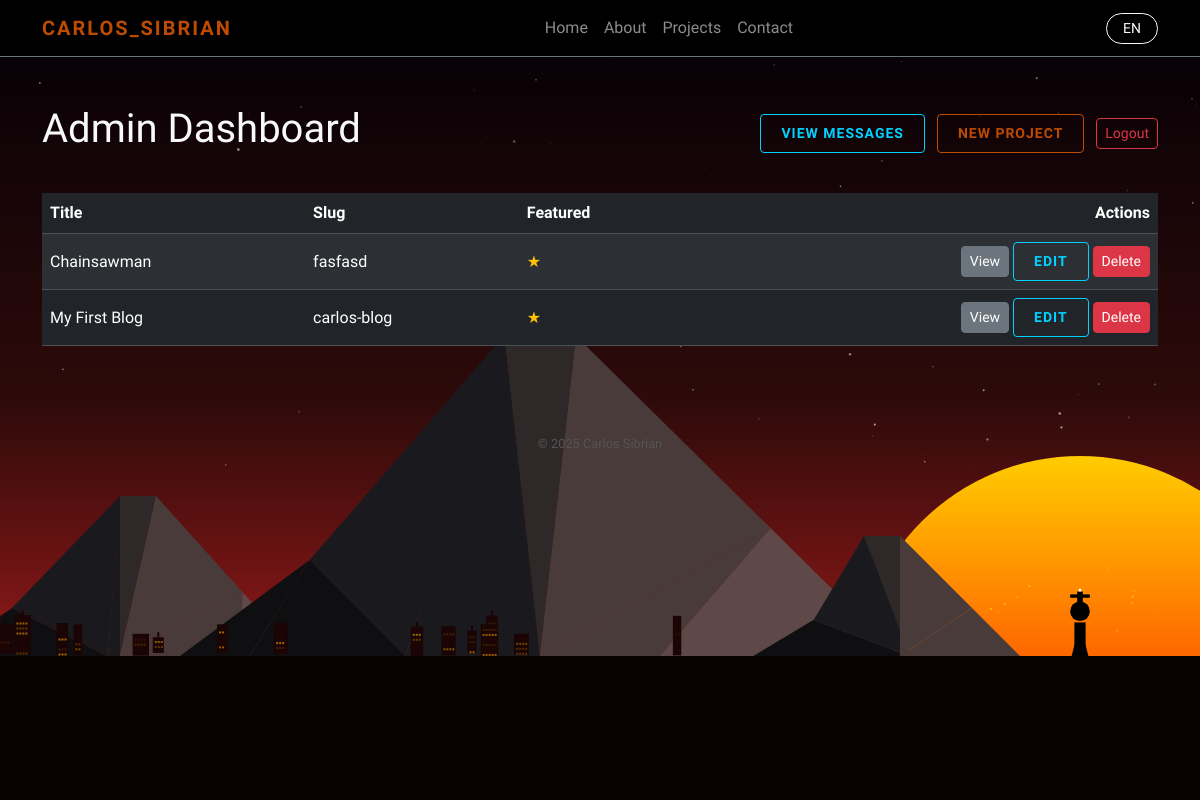
The page /admin (signed in) on the database its author committed.
### models.py (models this page shows)
class TimestampMixin:
    created_at: Mapped[datetime] = mapped_column(
        DateTime(timezone=True),  # tells SQLAlchemy that this column stores tz-aware datetimes
        default=lambda: datetime.now(timezone.utc)
    )
    updated_at: Mapped[datetime] = mapped_column(
        DateTime(timezone=True),
        default=lambda: datetime.now(timezone.utc),
        onupdate=lambda: datetime.now(timezone.utc)
    )

class Project(db.Model, TimestampMixin):
    __tablename__ = "projects"
    id: Mapped[int] = mapped_column(Integer, primary_key=True)
    title: Mapped[str] = mapped_column(String(120), unique=True, nullable=False)
    slug: Mapped[str] = mapped_column(String(140), unique=True, nullable=False)
    summary: Mapped[str] = mapped_column(String(280), default="")
    description: Mapped[str] = mapped_column(Text, default="")
    tech_stack: Mapped[str] = mapped_column(String(240), default="")
    repo_url: Mapped[str] = mapped_column(String(240), default="")
    live_url: Mapped[str] = mapped_column(String(240), default="")
    cover_image: Mapped[str] = mapped_column(String(240), default="")
    is_featured: Mapped[bool] = mapped_column(Boolean, default=False)

### routes_admin.py (the view)
    @app.get("/admin")
    @admin_only
    def admin_dashboard():
        projects = Project.query.order_by(Project.created_at.desc()).all()
        return render_template("admin/dashboard.html", projects=projects)

### routes_admin.py (called while the page is built)
def admin_only(f):
    @wraps(f)
    def wrapper(*args, **kwargs):
        if not current_user.is_authenticated or not getattr(current_user, "is_admin", False):
            return abort(403)
        return f(*args, **kwargs)
    return wrapper

### templates/admin/dashboard.html (shortened to what this page needs)
{% extends "layout/base.html" %}
{% block content %}
<div class="container py-5">
<div class="d-flex flex-wrap justify-content-between align-items-center mb-4">
    <h1 class="text-light mb-3">Admin Dashboard</h1>
    <div>
      <a href="{{ url_for('admin_messages') }}" class="btn btn-sm btn-cyber me-2 mb-2">View Messages</a>
      <a href="{{ url_for('admin_project_new') }}" class="btn btn-sm btn-cta mb-2">New Project</a>
      <a href="{{ url_for('admin_logout') }}" class="btn btn-sm btn-outline-danger mb-2 ms-2">Logout</a>
    </div>
  </div>
  <div class="table-responsive">
    <table class="table table-dark table-striped table-hover align-middle">
      <thead>
        <tr>
          <th scope="col">Title</th>
          <th scope="col">Slug</th>
          <th scope="col">Featured</th>
          <th scope="col" class="text-end">Actions</th>
        </tr>
      </thead>
      <tbody>
        {% for project in projects %}
        <tr>
          <td>{{ project.title }}</td>
          <td>{{ project.slug }}</td>
          <td>
            {% if project.is_featured %}
              <span class="text-warning">&#9733;</span>
            {% endif %}
          </td>
          <td class="text-end">
            <a href="{{ url_for('project_detail', slug=project.slug) }}" class="btn btn-sm btn-secondary" target="_blank">View</a>
            <a href="{{ url_for('admin_project_edit', pid=project.id) }}" class="btn btn-sm btn-cyber">Edit</a>
            <form action="{{ url_for('admin_project_delete', pid=project.id) }}" method="POST" class="d-inline" onsubmit="return confirm('Delete project &quot;{{ project.title }}&quot;?');">
              <button type="submit" class="btn btn-sm btn-danger">Delete</button>
            </form>
          </td>
        </tr>
        {% endfor %}
      </tbody>
    </table>
  </div>
</div>
{% endblock %}

### static/css/main.css (style rules this page uses)
:root { --bg-dark: #050505; --accent: #bd4b00; --accent-hover: #ff5500; --text-main: #ffffff; }
body, html { margin: 0; padding: 0; width: 100%; height: 100%; font-family: 'Segoe UI', sans-serif; background-color: transparent; color: var(--text-main); overflow-x: hidden; }
.btn-cta { background-color: transparent; border: 1px solid var(--accent); color: var(--accent); text-transform: uppercase; font-weight: 600; letter-spacing: 1px; padding: 8px 20px; transition: all 0.3s ease; text-decoration: none; display: inline-block; }
.btn-cyber { background-color: transparent; border: 1px solid #00d2ff; color: #00d2ff; text-transform: uppercase; font-weight: 600; letter-spacing: 1px; padding: 8px 20px; transition: all 0.3s ease; text-decoration: none; display: inline-block; }

### rows shown on the page
Project: title "Chainsawman", slug "fasfasd"
Project: title "My First Blog", slug "carlos-blog"

### other values the page prints
{{ t('home') }} "Home"
{{ t('about') }} "About"
{{ t('projects') }} "Projects"
{{ t('contact') }} "Contact"
{{ current_lang()|upper }} "EN"
